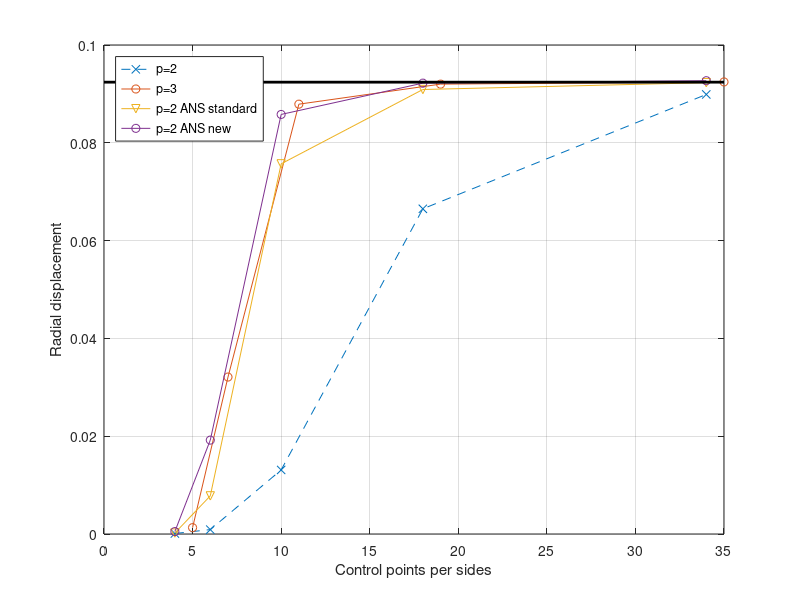

The MATLAB source for this figure:
clear
clc

% % Scordelis Lo-roof
% cps_2 = [4,6,10,18];
% cps_3 = [5,7,11,19];
% 
% % deg 2
% deg2 = [0.0715 0.2319 0.2969 0.3030];
% 
% % deg 3
% deg3 = [0.2972 0.3028 0.3034 0.3036];
% 
% % deg 2 ANS standard
% deg2_ANS = [0.2692 0.2994 0.3031 0.3034];
% 
% % deg 2 ANS new
% deg2_ANS_new = [0.3307 0.3249 0.3094 0.3052];
% 
% figure,
% plot(cps_2,deg2, '--x');
% hold on;
% plot(cps_3,deg3, '-o');
% hold on;
% plot(cps_2,deg2_ANS, '-v');
% hold on;
% plot(cps_2,deg2_ANS_new, '-o');
% hold on
% plot([0,20],[0.3024, 0.3024],'k', 'LineWidth',2);
% grid on;
% legend('p=2', 'p=3','p=2 ANS standard','p=2 ANS new','Location', 'northwest');
% xlabel('Control points per sides')
% ylabel('Vertical displacement')
% hold off;

% % Results Pinched
% cps_2 = [4,6,10,18,34];
% cps_3 = [5,7,11,19,35];
% 
% % deg 2
% deg2 = 1.0e-04*[0.0069   0.0164   0.0639   0.1446   0.1792];
% 
% % deg 3
% deg3 = 1.0e-04 *[0.0122   0.0534   0.1483   0.1815   0.1844];
% 
% % deg 2 ANS standard
% deg2_ANS = 1.0e-04*[0.0077   0.0230   0.0956   0.1714   0.1832];
% 
% % deg 2 ANS new
% deg2_ANS_new = 1.0e-04*[0.0160   0.0420   0.1334   0.1898   0.1902];
% 
% figure,
% plot(cps_2,deg2, '--x');
% hold on;
% plot(cps_3,deg3, '-o');
% hold on;
% plot(cps_2,deg2_ANS, '-v');
% hold on;
% plot(cps_2,deg2_ANS_new, '-o');
% hold on
% plot([0, 35],[1.8248e-5, 1.8248e-5],'k', 'LineWidth',2);
% grid on;
% legend('p=2', 'p=3','p=2 ANS standard','p=2 ANS new','Location', 'northwest');
% xlabel('Control points per sides')
% ylabel('Vertical displacement')
% hold off;


% Hemisphere
cps_2 = [4,6,10,18,34];
cps_3 = [5,7,11,19,35];

deg2 = [0.0001 0.0009 0.0131 0.0665 0.08989];
deg3 = [0.0013 0.0321 0.0879 0.0920 0.09245];
deg2_ANS = [0.0002 0.0078 0.0757 0.0909 0.0923];
deg2_ANS_new = [0.0005 0.0192 0.0858 0.0922 0.0927];

figure,
plot(cps_2,deg2, '--x');
hold on;
plot(cps_3,deg3, '-o');
hold on;
plot(cps_2,deg2_ANS, '-v');
hold on;
plot(cps_2,deg2_ANS_new, '-o');
hold on
plot([0, 35],[0.0924, 0.0924],'k', 'LineWidth',2);
grid on;
legend('p=2', 'p=3','p=2 ANS standard','p=2 ANS new','Location', 'northwest');
xlabel('Control points per sides')
ylabel('Radial displacement')
hold off;